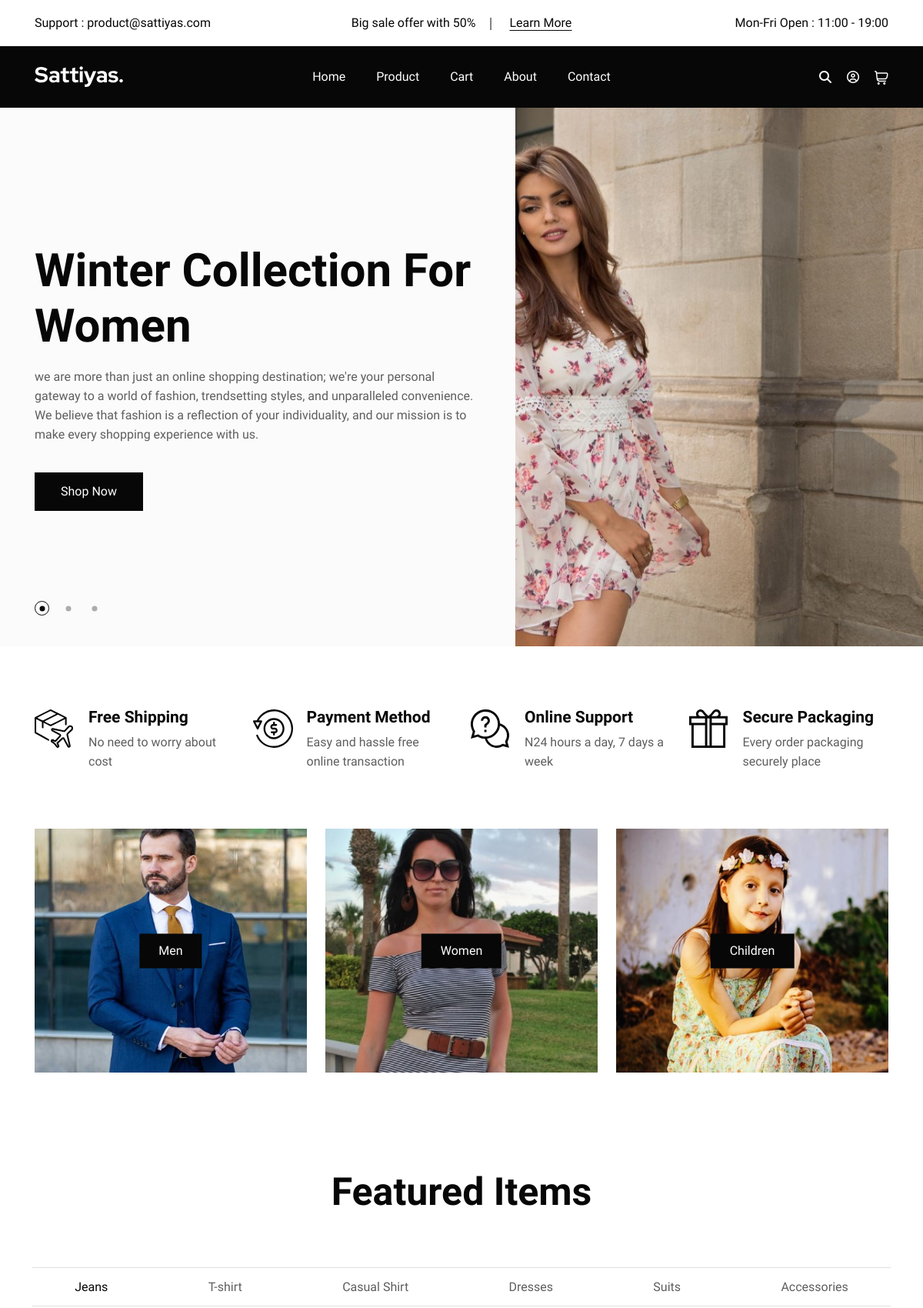
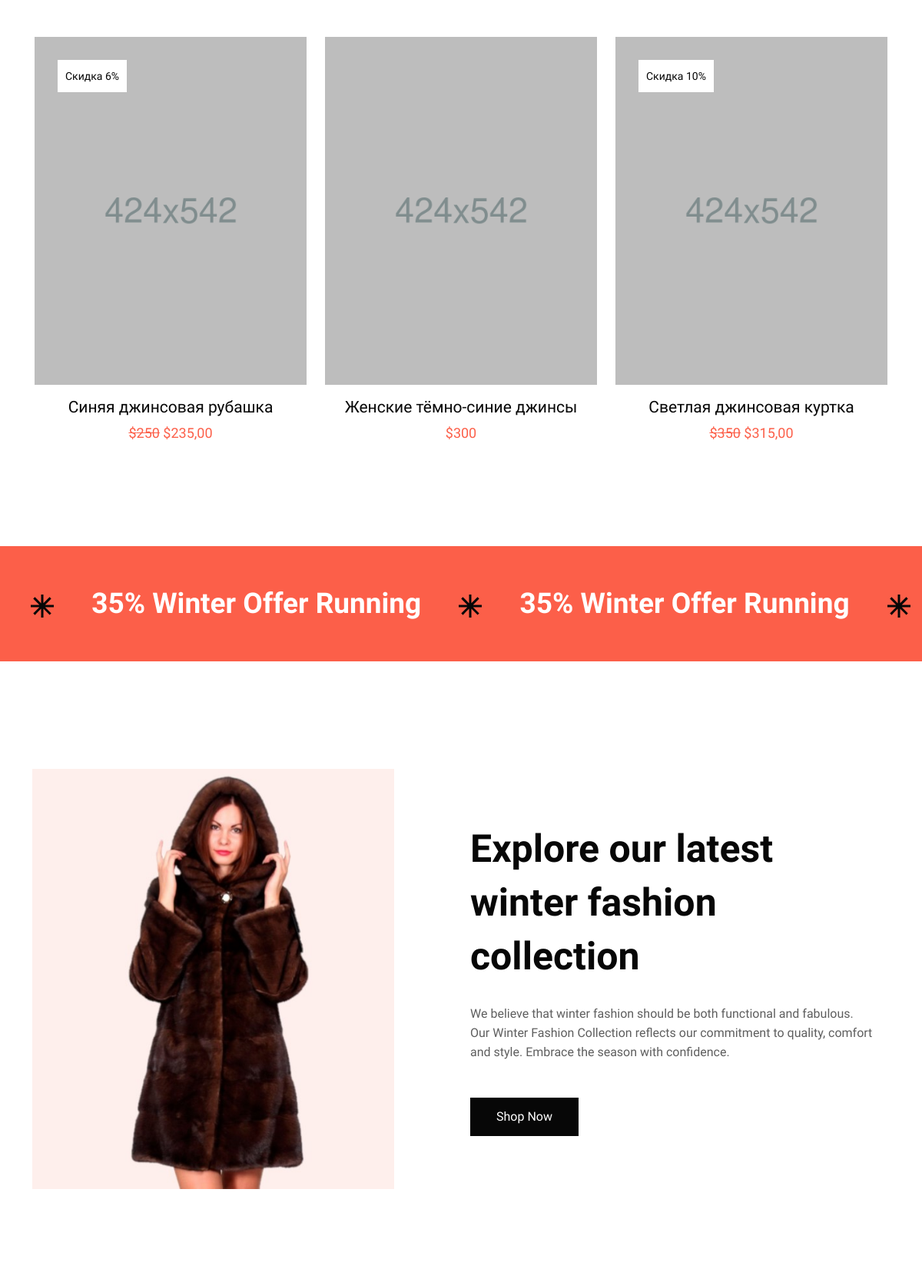
The page / (upper part) on the database its author committed (2 pictures, top to bottom).
### goods/models.py (models this page shows, shortened)
class Products(models.Model):
    name = models.CharField(max_length=150, unique=True, verbose_name='Название')
    slug = models.SlugField(max_length=200, unique=True, blank=True, null=True, verbose_name='URL')
    description = models.TextField(blank=True, null=True, verbose_name='Описание')
    image = models.ImageField(upload_to='goods_images', blank=True, null=True, verbose_name='Изображение')
    price = models.DecimalField(default=0, max_digits=7, decimal_places=0, verbose_name='Цена')
    discount = models.DecimalField(default=0, max_digits=4, decimal_places=0, verbose_name='Скидка в %')
    quantity = models.PositiveBigIntegerField(default=0, verbose_name='Количество')
    people_category = models.ForeignKey(to=People_categorys, blank=True, null=True, on_delete=models.CASCADE, verbose_name='Пол')
    category = models.ForeignKey(to=Categories, on_delete=models.CASCADE, verbose_name='Категория')
    sizе = models.CharField(max_length=150, blank=True, null=True, verbose_name='Размер')
    brand = models.CharField(max_length=150, blank=True, null=True, verbose_name='Бренд')
    rating = models.CharField(max_length=150, blank=True, null=True, verbose_name='Рейтинг')
    featured_item = models.BooleanField(blank=True, null=True, verbose_name='Рекомендовано')
    new_item = models.BooleanField(blank=True, null=True, verbose_name='Новинка')
    top_item = models.BooleanField(blank=True, null=True, verbose_name='Лучшее')
    class Meta:
        db_table = 'product'
        verbose_name = 'продукт'
        verbose_name_plural = 'продукты'
        ordering = ("id",)
    def sell_price(self):
        if self.discount:
            return round(self.price - self.price * self.discount / 100, 2)
        return self.price

### main/views.py (the view)
# urls.py: path('', views.catalog, name='index'),
def index(request):
    coments = Comment.objects.all()
    goods = Products.objects.all()
    new_items = Products.objects.filter(new_item=True)
    top_items = Products.objects.filter(top_item=True)
    dresses = Products.objects.filter(featured_item=True) & Products.objects.filter(category__name='Платья')
    jeans = Products.objects.filter(featured_item=True) & Products.objects.filter(category__name='Джинсы')
    t_shirts = Products.objects.filter(featured_item=True) & Products.objects.filter(category__name='Футболки')
    shirts = Products.objects.filter(featured_item=True) & Products.objects.filter(category__name='Рубашки')
    suits = Products.objects.filter(featured_item=True) & Products.objects.filter(category__name='Костюмы')
    accessories = Products.objects.filter(featured_item=True) & Products.objects.filter(category__name='Аксесуары')
    context = {
        "goods":goods,
        "coments":coments,
        "new_items":new_items,
        "top_items":top_items,
        "jeans":jeans,
        "t_shirts":t_shirts,
        "shirts":shirts,
        "dresses":dresses,
        "suits":suits,
        "accessories":accessories,
    }
    return render(request, 'main/index.html', context)

### main/templates/main/index.html (shortened to what this page needs)
{% extends "main/base.html" %}
{% load static %}
{% block content_one %}
  <section class="cs_slider position-relative">
    <div class="cs_slider_container" data-autoplay="0" data-loop="1" data-speed="800" data-center="0" data-slides-per-view="1" data-fade-slide="0">
      <div class="cs_slider_wrapper">
        <div class="slick_slide_in">
          <div class="cs_hero cs_style_1">
            <div class="cs_hero_text">
              <h1 class="cs_heto_title cs_fs_67 cs_bold">Winter Collection For Women</h1>
              <p class="cs_heto_subtitle">we are more than just an online shopping destination; we're your personal gateway to a world of fashion, trendsetting styles, and unparalleled convenience. We believe that fashion is a reflection of your individuality, and our mission is to make every shopping experience with us.</p>
              <a href="{% url "goods:index" %}" class="cs_btn cs_style_1 cs_fs_16 cs_medium">Shop Now</a>
            </div>
            <div class="cs_hero_thumb cs_bg_filed" data-src="{% static "assets/img/hero1.jpg" %}"></div>
          </div>
        </div>
      </div>
      <div class="cs_pagination cs_style_1"></div>
    </div>
  </section>
  <section>
    <div class="container-fluid">
      <div class="cs_height_75 cs_height_lg_75"></div>
      <div class="row cs_gap_y_24">
        <div class="col-xl-3 col-sm-6">
          <div class="cs_iconbox cs_style_1 position-relative">
            <div class="cs_iconbox_icon cs_primary_color">
            </div>
            <div class="cs_iconbox_text">
              <h4 class="cs_iconbox_title cs_fs_21 cs_semibold">Free Shipping</h4>
              <p class="cs_iconbox_subtitle mb-0">No need to worry about cost</p>
            </div>
          </div>
        </div>
        <div class="col-xl-3 col-sm-6">
          <div class="cs_iconbox cs_style_1 position-relative">
            <div class="cs_iconbox_icon cs_primary_color">
            </div>
            <div class="cs_iconbox_text">
              <h4 class="cs_iconbox_title cs_fs_21 cs_semibold">Payment Method</h4>
              <p class="cs_iconbox_subtitle mb-0">Easy and hassle free online transaction</p>
            </div>
          </div>
        </div>
        <div class="col-xl-3 col-sm-6">
          <div class="cs_iconbox cs_style_1 position-relative">
            <div class="cs_iconbox_icon cs_primary_color">
            </div>
            <div class="cs_iconbox_text">
              <h4 class="cs_iconbox_title cs_fs_21 cs_semibold">Online Support</h4>
              <p class="cs_iconbox_subtitle mb-0">N24 hours a day, 7 days a week</p>
            </div>
          </div>
        </div>
        <div class="col-xl-3 col-sm-6">
          <div class="cs_iconbox cs_style_1 position-relative">
            <div class="cs_iconbox_icon cs_primary_color">
            </div>
            <div class="cs_iconbox_text">
              <h4 class="cs_iconbox_title cs_fs_21 cs_semibold">Secure Packaging</h4>
              <p class="cs_iconbox_subtitle mb-0">Every order packaging securely place</p>
            </div>
          </div>
        </div>
      </div>
      <div class="cs_height_75 cs_height_lg_75"></div>
    </div>
  </section>
  <div class="container-fluid">
    <div class="cs_grid_list">
      <div class="cs_category cs_style_1">
        <a href="shop.html" class="cs_category_thumb position-relative">
          <span class="cs_category_btn">
            <span>Men</span>
          </span>
        </a>
      </div>
      <div class="cs_category cs_style_1">
        <a href="shop.html" class="cs_category_thumb position-relative">
          <span class="cs_category_btn">
            <span>Women</span>
          </span>
        </a>
      </div>
      <div class="cs_category cs_style_1">
        <a href="shop.html" class="cs_category_thumb position-relative">
          <span class="cs_category_btn">
            <span>Children</span>
          </span>
        </a>
      </div>
    </div>
  </div>
  <section>
    <div class="cs_height_120 cs_height_lg_70"></div>
    <div class="container">
      <h2 class="cs_section_title cs_fs_50 cs_bold mb-0 text-center">Featured Items</h2>
      <div class="cs_height_63 cs_height_lg_35"></div>
      <ul class="cs_tab_links cs_style_1 cs_mp0">
        <li class="active"><a href="#tab_jeans" class="cs_fs_16 cs_medium">Jeans</a></li>
        <li><a href="#tab_tshirt" class="cs_fs_16 cs_medium">T-shirt</a></li>
        <li><a href="#tab_cshirt" class="cs_fs_16 cs_medium">Casual Shirt</a></li>
        <li><a href="#tab_dresses" class="cs_fs_16 cs_medium">Dresses</a></li>
        <li><a href="#tab_suits" class="cs_fs_16 cs_medium">Suits</a></li>
        <li><a href="#tab_accessories" class="cs_fs_16 cs_medium">Accessories</a></li>
      </ul>
    </div>
    <div class="container-fluid">
      <div class="cs_tabs">
        <div class="cs_tab active" id="tab_jeans">
          <div class="cs_slider position-relative cs_hover_arrow">
            <div class="cs_slider_container" data-autoplay="0" data-loop="1" data-speed="600" data-center="0"
              data-slides-per-view="responsive" data-xs-slides="1" data-sm-slides="2" data-md-slides="2"
              data-lg-slides="3" data-add-slides="4">
              <div class="cs_slider_wrapper">
                {% for jeanss in jeans %}
                  <div class="slick_slide_in">
                    <div class="cs_product cs_style_1">
                      <div class="cs_product_thumb position-relative">
                        {% if jeanss.image %}
                          <img src="{{jeanss.image.url}}" alt="Product Image">
                        {% else %}
                          {% static "assets/img/Image_not_found.png" %}
                        {% endif %}
                        {% if  jeanss.discount %}
                          <div class="cs_discount_badge cs_white_bg cs_fs_14 cs_primary_color position-absolute">Скидка {{jeanss.discount}}%</div>
                        {% endif %}
                      </div>
                      <div class="cs_product_info text-center">
                        <h3 class="cs_product_title cs_fs_21 cs_medium">
                          <a href="{% url "goods:product" jeanss.slug %}">{{jeanss.name}}</a>
                        </h3>
                      {% if jeanss.discount %}
                        <p class="cs_product_price cs_fs_18 cs_accent_color mb-0 cs_medium"><s>${{jeanss.price}}</s> ${{jeanss.sell_price}} </p>
                      {% else %}
                        <p class="cs_product_price cs_fs_18 cs_accent_color mb-0 cs_medium">${{jeanss.price}}</p>
                      {% endif %}
                      </div>
                    </div>
                  </div>
                {% endfor %}
              </div>
            </div>
          </div>
        </div>
      </div>
    </div>
    <div class="cs_height_135 cs_height_lg_80"></div>
  </section>
  <div class="cs_moving_text_wrap cs_style_1 cs_fs_37 cs_semibold cs_white_color cs_accent_bg">
    <div class="cs_moving_text_in">
      <div class="cs_moving_text">
        35% Winter Offer Running
        35% Winter Offer Running
      </div>
    </div>
  </div>
  <section>
    <div class="cs_height_140 cs_height_lg_80"></div>
    <div class="cs_card cs_style_1">
      <div class="container">
        <div class="row cs_gap_y_30 align-items-center">
          <div class="col-lg-6">
            <div class="cs_card_thumb">
              <img src="{% static "assets/img/card1.jpg" %}" alt="Card Image" class="w-100">
            </div>
          </div>
          <div class="col-lg-6">
            <div class="cs_card_info">
              <h2 class="cs_card_title cs_fs_50 cs_bold">Explore our latest winter fashion collection</h2>
              <p class="cs_card_subtitle">We believe that winter fashion should be both functional and fabulous. <br> Our Winter Fashion Collection reflects our commitment to quality, comfort <br> and style. Embrace the season with confidence.</p>
              <a href="{% url "goods:index" %}" class="cs_btn cs_style_1 cs_fs_16 cs_medium">Shop Now</a>
            </div>
          </div>
        </div>
      </div>
    </div>
    <div class="cs_height_120 cs_height_lg_70"></div>
  </section>
{% endblock  %}

### rows shown on the page
Products: image (picture), discount "6", name "Синяя джинсовая рубашка", price "250", sell_price "235,00"
Products: image (picture), name "Женские тёмно-синие джинсы", price "300"
Products: image (picture), discount "10", name "Светлая джинсовая куртка", price "350", sell_price "315,00"
